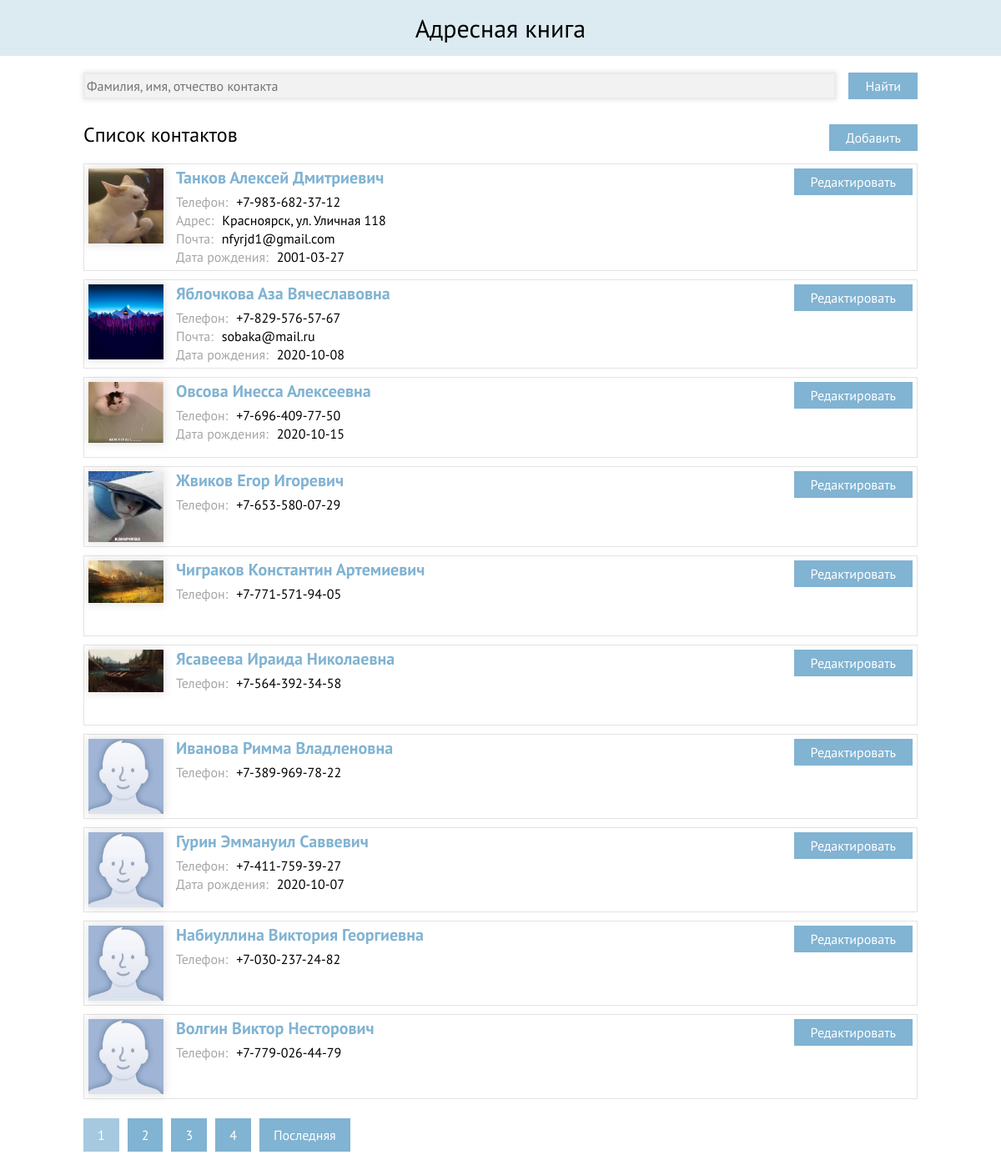
The page / on the database its author committed.
### tables this page shows
CREATE TABLE `contact` (
  `Id_Contact` int(11) NOT NULL,
  `Name` varchar(50) NOT NULL,
  `Phone` varchar(16) NOT NULL,
  `Address` varchar(80) DEFAULT NULL,
  `Email` varchar(30) DEFAULT NULL,
  `Birthday` date DEFAULT NULL,
  `Image` varchar(260) DEFAULT NULL
);

### core/model/db.php (called while the page is built, shortened)
<?php
class DB
{
    private $db;
    public $pageSize = 10;
    private $db_name = 'addressbook';
    private $db_user = 'user';
    private $db_pass = '1234';
    private $db_host = 'localhost';
    public function __construct()
    {
        include_once('contact.php');
    }
    public function connect()
    {
        $this->db = new mysqli($this->db_host, $this->db_user, $this->db_pass, $this->db_name);
    }
    public function getContacts($pageNum = 1, $pageSize = 10, $search = null)
    {
        $pageSize = $pageSize > 0 ? $pageSize : $this->pageSize;
        $pageNum = $pageNum > 0 ? ($pageNum - 1) * $pageSize : 0;
        $this->pageSize = $pageSize;
        $query = 'Select Id_Contact, Name, Phone, Address, Email, Birthday, Image From contact Where Lower(Name) Like Lower(IFNULL(?, Name)) Limit ?,?;';
        $stmt = $this->db->prepare($query);
        $stmt->bind_param('sii', $search, $pageNum, $pageSize);
        $stmt->execute();
        $stmt->store_result();
        $id = null;
        $name = null;
        $phone = null;
        $email = null;
        $address = null;
        $birthday = null;
        $image = null;
        $contacts = [];
        $stmt->bind_result($id, $name, $phone, $email, $address, $birthday, $image);
        while ($stmt->fetch()) {
            array_push($contacts, new Contact($id, $name, $phone, $email, $address, $birthday, $image));
        }
        return $contacts;
    }
    public function getContactsCount($search = null)
    {
        $query = 'Select Count(Id_Contact) ContactsCount From contact Where Lower(Name) Like Lower(IFNULL(?, Name));';
        $stmt = $this->db->prepare($query);
        $stmt->bind_param('s', $search);
        $stmt->execute();
        $stmt->store_result();
        $count = 0;
        $stmt->bind_result($count);
        return $count;
    }
}
?>

### core/model/contact.php (called while the page is built, shortened)
<?php
    class Contact {
        public $image;
		public function __construct($id, $name, $phone, $address = null, $email = null, $birthday = null, $image = null)
		{
			$this->id = htmlspecialchars($id);
            $this->name = htmlspecialchars($name);
            $this->phone = htmlspecialchars($phone);
            $this->image = $image;
            $this->email = empty($email) ? null : htmlspecialchars($email);
            $this->address = empty($address) ? null : htmlspecialchars($address);
            $this->birthday = empty($birthday) ? null : htmlspecialchars($birthday);
        }
        public function isImageExist() {
            if (!isset($this->image)) return false;
            return file_exists($_SERVER['DOCUMENT_ROOT'].'/addressbook/userImages/'.$this->image);
        }
}
?>

### core/view/contact_view.php (the view)
<?php
class ContactView
{
    public static function displayContactItem($contact)
    {
        ?>
        <li class="contacts-item">
                    <div class="contact-container" id="<?php echo $contact->id?>">
                        <img class="contact-image" src="userImages/<?php echo $contact->isImageExist() ? $contact->image : 'defaultPhoto.jpg' ?>">
                        <div class="contact-info">
                            <p class="contact-info-name">
                                <a href="<?php echo '/addressbook/core/view/contact_page.php?id='.$contact->id?>"><?php echo $contact->name?></a>
                            </p>
                            <div class="contact-info-additional">
                                <p class="contact-info-phone"><span>Телефон:</span><?php echo $contact->phone?></p>
                                <?php echo empty($contact->address) ? '' : '<p class="contact-info-address"><span>Адрес:</span>'.$contact->address.'</p>'?>
                                <?php echo empty($contact->email) ? '' : '<p class="contact-info-email"><span>Почта:</span>'.$contact->email.'</p>'?>
                                <?php echo empty($contact->birthday) ? '' : '<p class="contact-info-birthday"><span>Дата рождения:</span>'.$contact->birthday.'</p>'?>
                            </div>
                        </div>
                        <button type="button" class="contact-edit button">Редактировать</button>
                    </div>
                </li>
        <?php
    }
}
?>

### core/view/header.php (shortened to what this page needs)
<!DOCTYPE html>
<html lang="en">
<head>
    <link href="/addressbook/css/style.css" rel="stylesheet">
</head>
<body>
    <header>
        <h1 class="page-title">
            <a href="/addressbook/index.php">Адресная книга</a>
        </h1>
    </header>
    <main class="container">

### index.php (shortened to what this page needs)
<?php include($_SERVER['DOCUMENT_ROOT'].'/addressbook/core/view/header.php') ?>
    <?php
        if ($_POST) {
            include($_SERVER['DOCUMENT_ROOT'].'/addressbook/core/controller/contact_controller.php');
        }
        else {
            ?>
                <section class="search">
                    <form class="search-form" action="index.php" method="GET">
                        <?php
                            $search = isset($_GET['search']) && !empty($_GET['search']) ? $_GET['search'] : null;
                            $pageNum = isset($_GET['page']) && !empty($_GET['page']) ? (int)$_GET['page'] : 1;
                            echo '<input class="input" type="text" name="search" placeholder="Фамилия, имя, отчество контакта" value="'.$search.'">'
                        ?>
                        <button class="button" type="submit">Найти</button>
                    </form>
                </section>
                <section class="contacts">
                    <div class="contacts-title">
                        <h2>Список контактов</h2>
                        <button type="button" class="button show-adding-modal">Добавить</button>
                    </div>
                    <?php
                    include($_SERVER['DOCUMENT_ROOT'].'/addressbook/core/model/db.php');
                    $db = new DB();
                    $contacts = $db->getContacts($pageNum, 10, $search);
                    if (count($contacts) > 0) {
                        echo '<ul class="contacts-list">';
                        include($_SERVER['DOCUMENT_ROOT'].'/addressbook/core/view/contact_view.php');
                        foreach ($contacts as $contact) {
                            ContactView::displayContactItem($contact);
                        }
                        echo '</ul>';
                    } else {
                        echo '<p>Ничего не найдено</p>';
                    }
                    $contactsCount = $db->getContactsCount($search);
                    $pagesCount = ceil($contactsCount / $db->pageSize);
                    if ($pagesCount > 1) {
                        echo '<nav>';
                        echo '<ul class="paginator-list">';
                        $i = $pageNum - 3;
                        $search = isset($search) ? '&search='.$search : null;
                        if ($i <= 0) $i = 1;
                        for ($i; $i <= $pagesCount && $i <= $pageNum+3; $i++) {
                            if ($i == $pageNum) echo '<li class="paginator-item paginator-item-current">';
                            else echo '<li class="paginator-item">';
                            echo '<a href="index.php?page='.$i.$search.'">'.$i.'</a>';
                            echo '</li>';
                        }
                        $i--;
                        if ($pagesCount - $i >= 1) {
                            echo '<li class="paginator-item">';
                            echo '<a href="index.php?page='.$pagesCount.$search.'">Последняя</a>';
                            echo '</li>';
                        }
                        echo '</nav>';
                    }
                    ?>
                </section>
            <?php
        }
    ?>
<?php include($_SERVER['DOCUMENT_ROOT'].'/addressbook/core/view/footer.php') ?>

### core/view/footer.php (shortened to what this page needs)
</main>
</body>
</html>

### css/style.css (style rules this page uses)
body { margin: 0; padding: 0; font-family: "PT Sans", Arial, sans-serif; font-size: 16px; line-height: 26px; font-weight: 400; color: #000000; }
a { text-decoration: none; outline: none; }
ul { list-style: none; padding: 0; }
button { padding: 0; outline: none; }
h1, h2, p, ul { margin: 0; }
.input { font: inherit; background-color: #f2f2f2; border: 2px solid #ebebeb; outline: none; }
.button { font: inherit; padding: 3px 20px; background-color: #81b3d2; border: none; color: #ffffff; text-align: center; outline: none; }
.container { width: 1000px; margin: 0 auto; padding: 0 10px; }
.page-title { padding-top: 20px; padding-bottom: 20px; background-color: #dcebf2; text-align: center; margin-bottom: 20px; }
.page-title a { font-size: 30px; font-weight: 400; color: #000000; }
.search { margin-bottom: 30px; }
.search-form { display: flex; }
.search input { width: 100%; margin-right: 15px; box-shadow: 0 0 6px 1px rgba(0, 0, 0, 0.1); }
.contacts-title { display: flex; flex-direction: row; justify-content: space-between; margin-bottom: 15px; }
.contacts-title h2 { font-size: 24px; font-weight: 400; }
.contacts-item { border: 1px solid #e3e3e3; margin-bottom: 10px; min-height: 95px; }
.contact-container { margin: 5px; display: flex; position: relative; }
.contact-edit { position: absolute; right: 0; margin-left: 20px; }
.contact-image { width: 90px; height: auto; max-height: 90px; margin-right: 15px; box-shadow: 0 0 10px 2px rgba(0, 0, 0, 0.1); }
.contact-info-name a { font-size: 20px; font-weight: 700; color: #81b3d2; }
.contact-info-name { margin-bottom: 6px; }
.contact-info p { line-height: 22px; }
.contact-info span { color: #a6a6a6; margin-right: 10px; }
.contact-info-additional { max-width: 680px; }
.contact-info-additional p { word-wrap: break-word; }
.paginator-list { display: flex; flex-direction: row; margin-bottom: 40px; margin-top: 30px; }
.paginator-item a { color: #ffffff; background-color: #81b3d2; border: 2px solid #81b3d2; padding: 8px 15px; margin-right: 10px; }
.paginator-item-current a { color: #ffffff; background-color: #81b3d2; opacity: 0.7; }

### rows shown on the page
contact: Image (picture), Name "Танков Алексей Дмитриевич", Phone "+7-983-682-37-12", Address "Красноярск, ул. Уличная 118", Email "nfyrjd1@gmail.com", Birthday "2001-03-27"
contact: Image (picture), Name "Яблочкова Аза Вячеславовна", Phone "+7-829-576-57-67", Email "sobaka@mail.ru", Birthday "2020-10-08"
contact: Image (picture), Name "Овсова Инесса Алексеевна", Phone "+7-696-409-77-50", Birthday "2020-10-15"
contact: Image (picture), Name "Жвиков Егор Игоревич", Phone "+7-653-580-07-29"
contact: Image (picture), Name "Чиграков Константин Артемиевич", Phone "+7-771-571-94-05"
contact: Image (picture), Name "Ясавеева Ираида Николаевна", Phone "+7-564-392-34-58"
contact: Name "Иванова Римма Владленовна", Phone "+7-389-969-78-22"
contact: Name "Гурин Эммануил Саввевич", Phone "+7-411-759-39-27", Birthday "2020-10-07"
contact: Name "Набиуллина Виктория Георгиевна", Phone "+7-030-237-24-82"
contact: Name "Волгин Виктор Несторович", Phone "+7-779-026-44-79"
